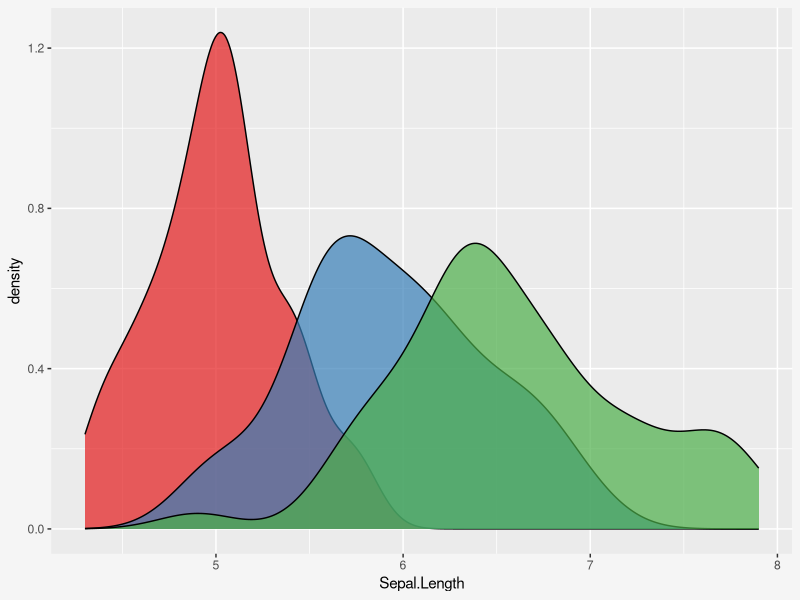
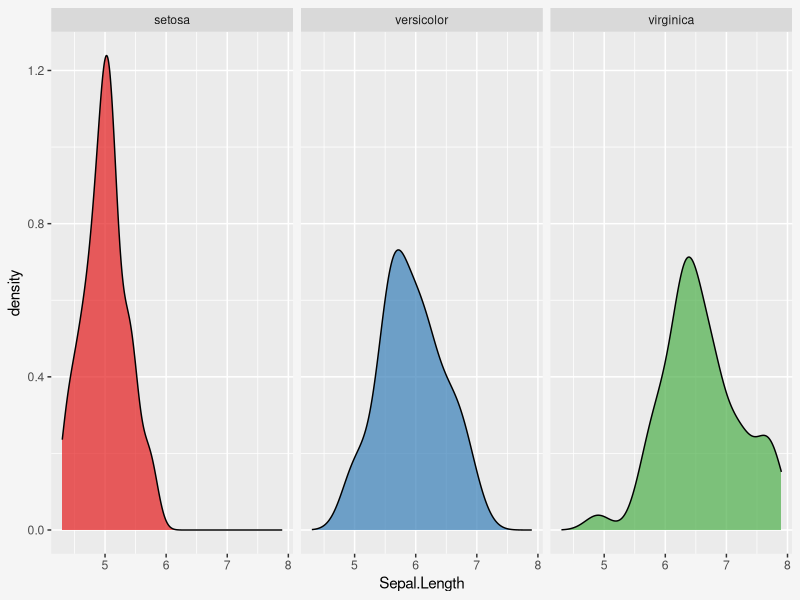
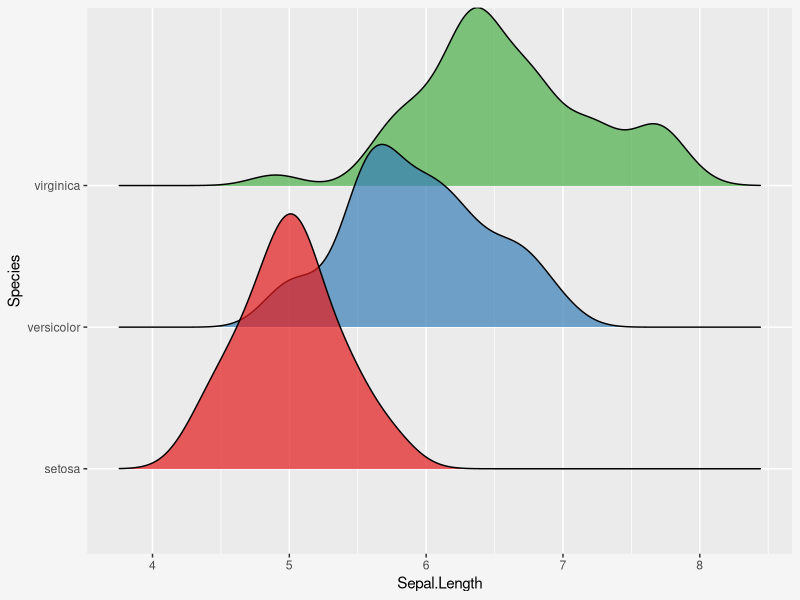
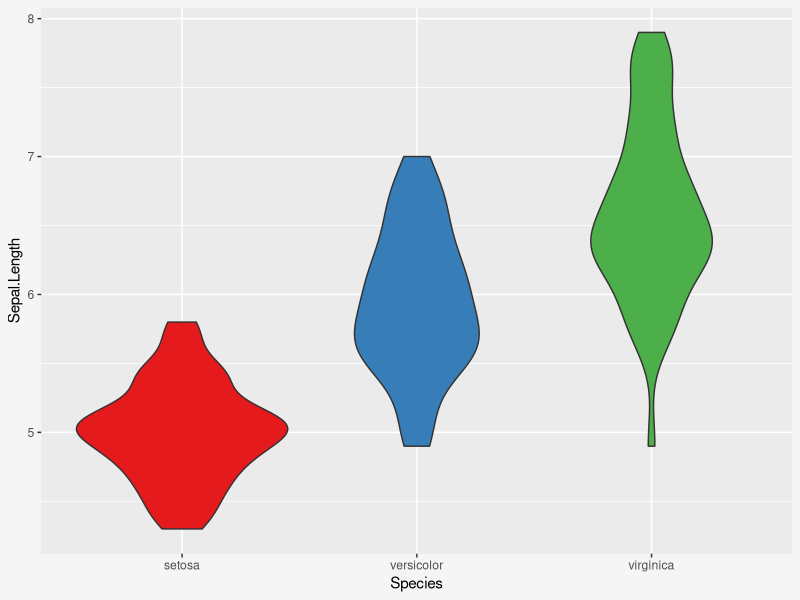

Write the R code that produced these figures, in order.
## ---- chunk 1
# Package imports
library(ggplot2)
library(ggridges)

# BG color for plots - should match .figure and .caption classes in rmd_style.css
figbg = "whitesmoke"
## ---- chunk 2
#| label: fig-kdeplot
#| echo: FALSE
#| fig-cap: "Kernel Density Estimate (KDE) plot of sepal length for each species from the `iris` dataset."

p = ggplot(iris, aes(x=Sepal.Length, fill=Species)) +
  geom_density(alpha=0.7) +
  scale_fill_brewer(palette="Set1") +
  theme(legend.position = "none",
        plot.background = element_rect(fill = figbg, color = figbg))

p
## ---- chunk 3
#| label: fig-kdeplot-facet
#| echo: FALSE
#| fig-cap: "Small multiple plot for Kernel Density Estimates (KDEs) of sepal length for each species from the `iris` dataset."

p = ggplot(iris, aes(x=Sepal.Length, fill=Species)) +
  geom_density(alpha=0.7) +
  facet_wrap(~Species) + 
  scale_fill_brewer(palette="Set1") +
  theme(legend.position = "none",
        plot.background = element_rect(fill = figbg, color = figbg))

p
## ---- chunk 4
#| label: fig-kdeplot-joyplot
#| echo: FALSE
#| fig-cap: "Ridgeplot/joyplot/stacked density plot of sepal length for each species from the `iris` dataset."

p = ggplot(iris, aes(y=Species, x=Sepal.Length, fill=Species)) +
  geom_density_ridges(alpha=0.7) +
  scale_fill_brewer(palette="Set1") +
  theme(legend.position = "none",
        plot.background = element_rect(fill = figbg, color = figbg))

p
## ---- chunk 5
#| label: fig-violinplot
#| echo: FALSE
#| fig-cap: "Violin plot of sepal length for each species from the `iris` dataset."

p = ggplot(iris, aes(x=Species, y=Sepal.Length, fill=Species)) +
  geom_violin() +
  scale_fill_brewer(palette="Set1") +
  theme(legend.position = "none",
        plot.background = element_rect(fill = figbg, color = figbg))

p
